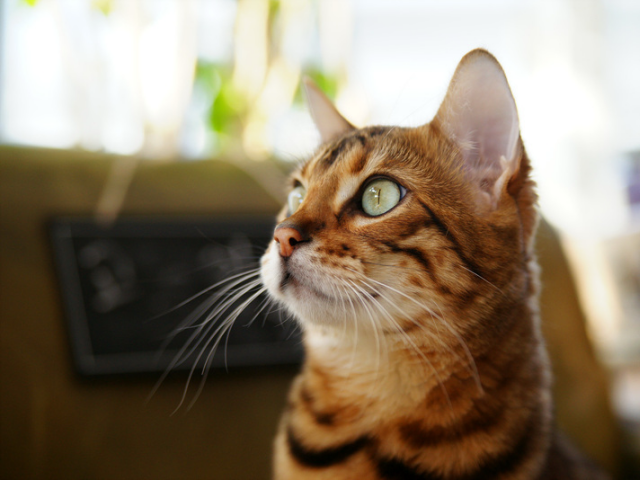
#> input picture reference-opencv/opencv-basics/cat.bmp, 640 x 480 px
$ python image_info.py
#> lines starting #> are read from the running program, lines starting #| are printed output that depends on the picture
import numpy as np
import cv2
import os

def read_image(full_path):
#> called with full_path = '../opencv-basics/cat.bmp'
    img_array = np.fromfile(full_path, np.uint8)
    return cv2.imdecode(img_array, cv2.IMREAD_COLOR)
#> returned value is the input picture: shape (480, 640, 3); mean B, G, R 104.5, 125.6, 140.8

img_path = os.path.join(os.pardir, 'opencv-basics/cat.bmp')
img = read_image(img_path)

# print(img.shape)
# print(img)
row, col = img.shape[:2]
#> row = 480; col = 640
imgs = img[:row//2,:col//2,:], img[:row//2,col//2:,:]\
    ,img[row//2:,:col//2,:], img[row//2:,col//2:,:]
imgs[0][:,:,:] = np.full(imgs[0].shape, fill_value = (0,255,255), dtype= np.uint8) # Yellow
cv2.rectangle(imgs[1], (0,0), (100,100), (0,0,0), 2) # inplace = True

for im in imgs:
    cv2.namedWindow('Cat image')
    cv2.imshow('Cat image',im)
    while True:
        if cv2.waitKey() == ord('q'):
            break
#> this loop made 4 passes
#> pass 1, `cv2.imshow('Cat image',im)`:
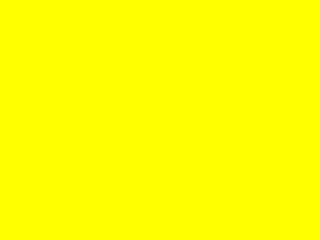
#> window 'Cat image': shape (240, 320, 3); mean B, G, R 0, 255, 255
#> pass 2, `cv2.imshow('Cat image',im)`:
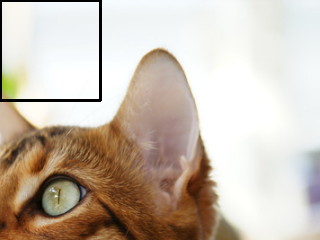
#> window 'Cat image': shape (240, 320, 3); mean B, G, R 175.8, 188.6, 200.9

cv2.destroyAllWindows()
